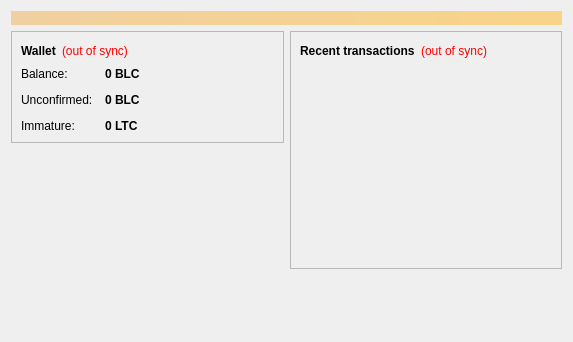
<?xml version="1.0" encoding="UTF-8"?>
<ui version="4.0">
 <class>OverviewPage</class>
 <widget class="QWidget" name="OverviewPage">
  <property name="geometry">
   <rect>
    <x>0</x>
    <y>0</y>
    <width>573</width>
    <height>342</height>
   </rect>
  </property>
  <property name="windowTitle">
   <string>Form</string>
  </property>
  <layout class="QVBoxLayout" name="topLayout">
   <item>
    <widget class="QLabel" name="labelAlerts">
     <property name="visible">
      <bool>false</bool>
     </property>
     <property name="styleSheet">
      <string notr="true">background-color: qlineargradient(x1: 0, y1: 0, x2: 1, y2: 0, stop:0 #F0D0A0, stop:1 #F8D488); color:#000000;</string>
     </property>
     <property name="wordWrap">
      <bool>true</bool>
     </property>
     <property name="margin">
      <number>3</number>
     </property>
    </widget>
   </item>
   <item>
    <layout class="QHBoxLayout" name="horizontalLayout" stretch="1,1">
     <item>
      <layout class="QVBoxLayout" name="verticalLayout_2">
       <item>
        <widget class="QFrame" name="frame">
         <property name="frameShape">
          <enum>QFrame::StyledPanel</enum>
         </property>
         <property name="frameShadow">
          <enum>QFrame::Raised</enum>
         </property>
         <layout class="QVBoxLayout" name="verticalLayout_4">
          <item>
           <layout class="QHBoxLayout" name="horizontalLayout_4">
            <item>
             <widget class="QLabel" name="label_5">
              <property name="font">
               <font>
                <weight>75</weight>
                <bold>true</bold>
               </font>
              </property>
              <property name="text">
               <string>Wallet</string>
              </property>
             </widget>
            </item>
            <item>
             <widget class="QLabel" name="labelWalletStatus">
              <property name="toolTip">
               <string>The displayed information may be out of date. Your wallet automatically synchronizes with the POPCoin network after a connection is established, but this process has not completed yet.</string>
              </property>
              <property name="styleSheet">
               <string notr="true">QLabel { color: red; }</string>
              </property>
              <property name="text">
               <string notr="true">(out of sync)</string>
              </property>
              <property name="alignment">
               <set>Qt::AlignLeading|Qt::AlignLeft|Qt::AlignVCenter</set>
              </property>
             </widget>
            </item>
            <item>
             <spacer name="horizontalSpacer_2">
              <property name="orientation">
               <enum>Qt::Horizontal</enum>
              </property>
              <property name="sizeHint" stdset="0">
               <size>
                <width>40</width>
                <height>20</height>
               </size>
              </property>
             </spacer>
            </item>
           </layout>
          </item>
          <item>
           <layout class="QFormLayout" name="formLayout_2">
            <property name="fieldGrowthPolicy">
             <enum>QFormLayout::AllNonFixedFieldsGrow</enum>
            </property>
            <property name="horizontalSpacing">
             <number>12</number>
            </property>
            <property name="verticalSpacing">
             <number>12</number>
            </property>
            <item row="0" column="0">
             <widget class="QLabel" name="label">
              <property name="text">
               <string>Balance:</string>
              </property>
             </widget>
            </item>
            <item row="0" column="1">
             <widget class="QLabel" name="labelBalance">
              <property name="font">
               <font>
                <weight>75</weight>
                <bold>true</bold>
               </font>
              </property>
              <property name="cursor">
               <cursorShape>IBeamCursor</cursorShape>
              </property>
              <property name="toolTip">
               <string>Your current balance</string>
              </property>
              <property name="text">
               <string notr="true">0 BLC</string>
              </property>
              <property name="textInteractionFlags">
               <set>Qt::LinksAccessibleByMouse|Qt::TextSelectableByKeyboard|Qt::TextSelectableByMouse</set>
              </property>
             </widget>
            </item>
            <item row="1" column="0">
             <widget class="QLabel" name="label_3">
              <property name="text">
               <string>Unconfirmed:</string>
              </property>
             </widget>
            </item>
            <item row="1" column="1">
             <widget class="QLabel" name="labelUnconfirmed">
              <property name="font">
               <font>
                <weight>75</weight>
                <bold>true</bold>
               </font>
              </property>
              <property name="cursor">
               <cursorShape>IBeamCursor</cursorShape>
              </property>
              <property name="toolTip">
               <string>Total of transactions that have yet to be confirmed, and do not yet count toward the current balance</string>
              </property>
              <property name="text">
               <string notr="true">0 BLC</string>
              </property>
              <property name="textInteractionFlags">
               <set>Qt::LinksAccessibleByMouse|Qt::TextSelectableByKeyboard|Qt::TextSelectableByMouse</set>
              </property>
             </widget>
            </item>
            <item row="2" column="0">
             <widget class="QLabel" name="labelImmatureText">
              <property name="text">
               <string>Immature:</string>
              </property>
             </widget>
            </item>
            <item row="2" column="1">
             <widget class="QLabel" name="labelImmature">
              <property name="font">
               <font>
                <weight>75</weight>
                <bold>true</bold>
               </font>
              </property>
              <property name="toolTip">
               <string>Mined balance that has not yet matured</string>
              </property>
              <property name="text">
               <string notr="true">0 LTC</string>
              </property>
              <property name="textInteractionFlags">
               <set>Qt::LinksAccessibleByMouse|Qt::TextSelectableByKeyboard|Qt::TextSelectableByMouse</set>
              </property>
             </widget>
            </item>

           </layout>
          </item>
         </layout>
        </widget>
       </item>
       <item>
        <spacer name="verticalSpacer">
         <property name="orientation">
          <enum>Qt::Vertical</enum>
         </property>
         <property name="sizeHint" stdset="0">
          <size>
           <width>20</width>
           <height>40</height>
          </size>
         </property>
        </spacer>
       </item>
        <item>
         <widget class="QLabel" name="label_wallet_bgcoin">
          <property name="text">
           <string/>
          </property>
          <property name="pixmap">
           <pixmap resource="../bitcoin.qrc">:/images/wallet_bgcoin</pixmap>
          </property>
          <property name="scaledContents">
           <bool>false</bool>
          </property>
          <property name="alignment">
           <set>Qt::AlignCenter</set>
          </property>
          <property name="margin">
           <number>-2</number>
          </property>
         </widget>
        </item>
	   </layout>
     </item>
     <item>
      <layout class="QVBoxLayout" name="verticalLayout_3">
       <item>
        <widget class="QFrame" name="frame_2">
         <property name="frameShape">
          <enum>QFrame::StyledPanel</enum>
         </property>
         <property name="frameShadow">
          <enum>QFrame::Raised</enum>
         </property>
         <layout class="QVBoxLayout" name="verticalLayout">
          <item>
           <layout class="QHBoxLayout" name="horizontalLayout_2">
            <item>
             <widget class="QLabel" name="label_4">
              <property name="text">
               <string>&lt;b&gt;Recent transactions&lt;/b&gt;</string>
              </property>
             </widget>
            </item>
            <item>
             <widget class="QLabel" name="labelTransactionsStatus">
              <property name="toolTip">
               <string>The displayed information may be out of date. Your wallet automatically synchronizes with the Bluecoin network after a connection is established, but this process has not completed yet.</string>
              </property>
              <property name="styleSheet">
               <string notr="true">QLabel { color: red; }</string>
              </property>
              <property name="text">
               <string notr="true">(out of sync)</string>
              </property>
              <property name="alignment">
               <set>Qt::AlignRight|Qt::AlignTrailing|Qt::AlignVCenter</set>
              </property>
             </widget>
            </item>
            <item>
             <spacer name="horizontalSpacer">
              <property name="orientation">
               <enum>Qt::Horizontal</enum>
              </property>
              <property name="sizeHint" stdset="0">
               <size>
                <width>40</width>
                <height>20</height>
               </size>
              </property>
             </spacer>
            </item>
           </layout>
          </item>
          <item>
           <widget class="QListView" name="listTransactions">
            <property name="styleSheet">
             <string notr="true">QListView { background: transparent; }</string>
            </property>
            <property name="frameShape">
             <enum>QFrame::NoFrame</enum>
            </property>
            <property name="verticalScrollBarPolicy">
             <enum>Qt::ScrollBarAlwaysOff</enum>
            </property>
            <property name="horizontalScrollBarPolicy">
             <enum>Qt::ScrollBarAlwaysOff</enum>
            </property>
            <property name="selectionMode">
             <enum>QAbstractItemView::NoSelection</enum>
            </property>
           </widget>
          </item>
         </layout>
        </widget>
       </item>
       <item>
        <spacer name="verticalSpacer_2">
         <property name="orientation">
          <enum>Qt::Vertical</enum>
         </property>
         <property name="sizeHint" stdset="0">
          <size>
           <width>20</width>
           <height>40</height>
          </size>
         </property>
        </spacer>
       </item>
      </layout>
     </item>
    </layout>
   </item>
  </layout>
 </widget>
 <resources/>
 <connections/>
</ui>
